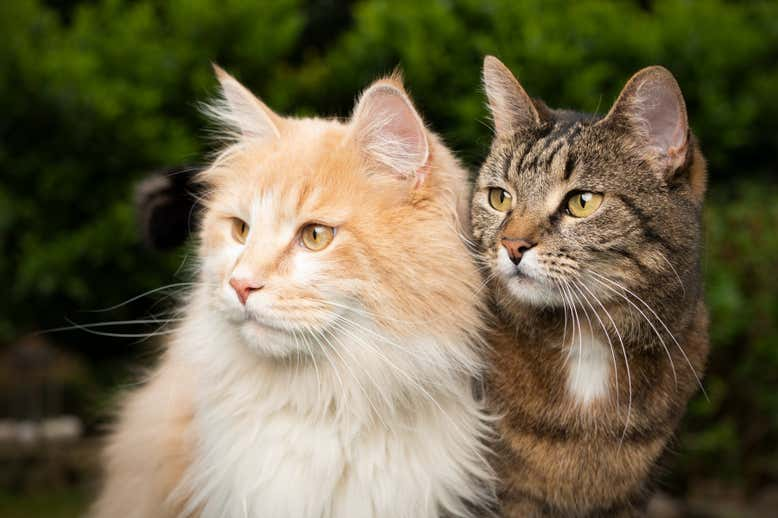
#> input picture OpenCV Projects/Kedi Yüzü Tanıma/cat2.jpg, 778 x 518 px; its folder holds only this picture in this run
$ jupyter execute 'Kedi Yüzü Tanıma.ipynb'
#> lines starting #> are read from the running program, lines starting #| are printed output that depends on the picture; after the words box and inside, x2 and y2 are one past the last pixel; in counts of white or black regions, pixels touching at a corner belong together
[cell 1]
import cv2
import os

[cell 2]
files = os.listdir()

img_path_list = []

for f in files:
    if f.endswith(".jpg") or f.endswith(".jpeg") :
        img_path_list.append(f)

for k in img_path_list:
    print(k)
    image = cv2.imread(k)
#> image is the input picture: shape (518, 778, 3); mean B, G, R 74.5, 102.1, 110.5
    gray = cv2.cvtColor(image , cv2.COLOR_BGR2GRAY)
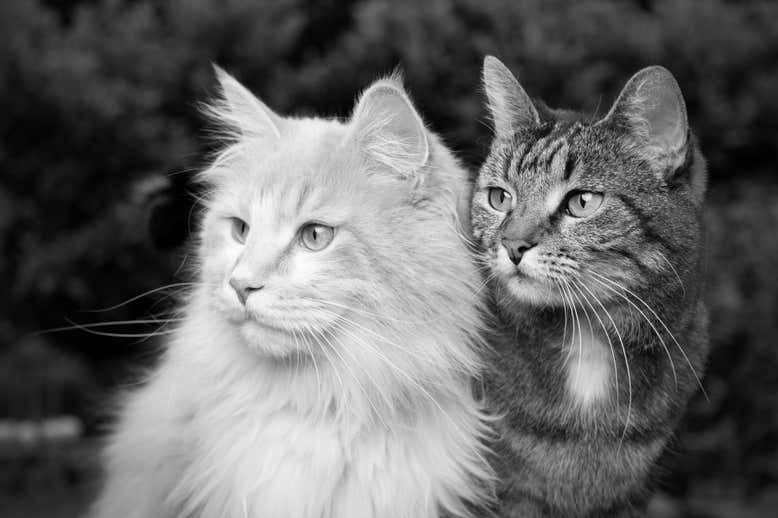
#> gray: shape (518, 778); min 0, max 254, mean 101.5

    detector = cv2.CascadeClassifier("haarcascade_frontalcatface.xml")
    rects = detector.detectMultiScale(gray, scaleFactor =1.83245, minNeighbors = 1)
#> rects = [[197, 169, 148, 148]]

    for (i , (x,y,w,h)) in enumerate(rects):
        cv2.rectangle(image,(x,y),(x+w, y+h),(0,255,255), 2)
        cv2.putText(image, "Kedi {}".format(i+1),(x,y-10), cv2.FONT_HERSHEY_SIMPLEX,0.55,(0,255,255),2)
#> this loop made 1 pass
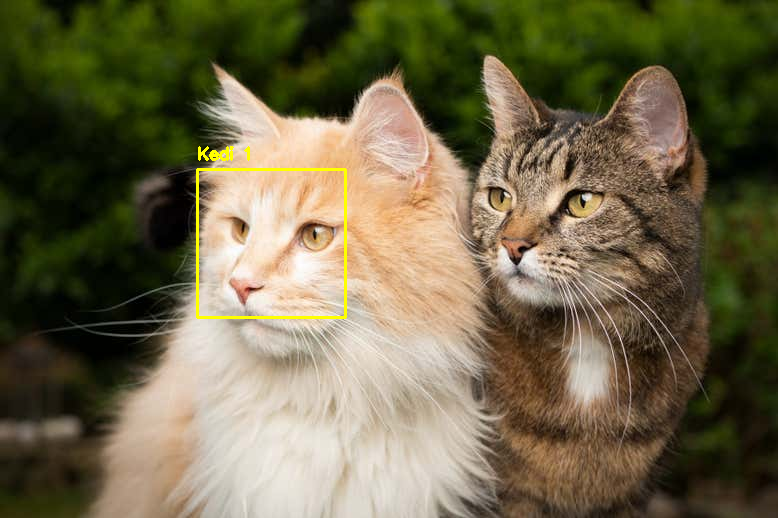
#> image: shape (518, 778, 3); 0.53% of pixels changed, all inside (x1, y1, x2, y2) = (196, 146, 347, 319)


    cv2.imshow(k, image)
    if cv2.waitKey(0) & 0xFF == ord("q"):continue
#> (key q is pressed here)

$ run again, on OpenCV Projects/Kedi Yüzü Tanıma/cats.jpg
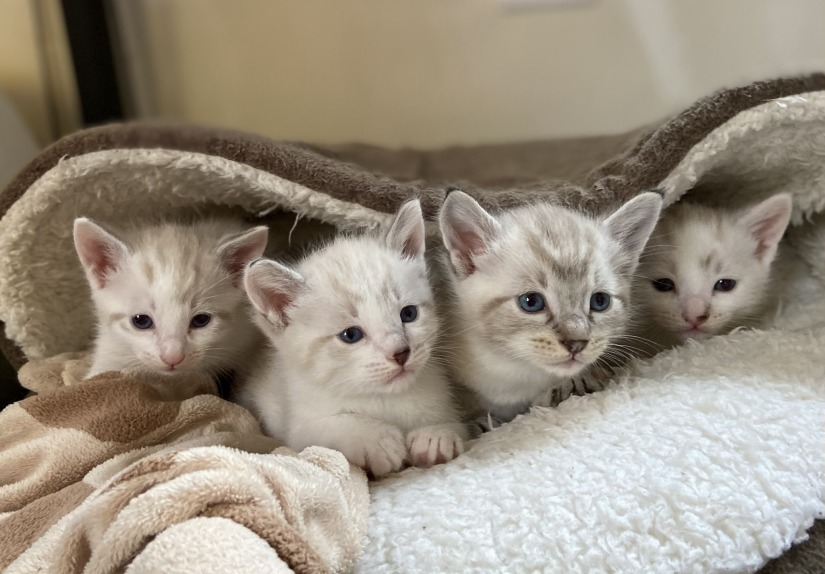
#> input picture OpenCV Projects/Kedi Yüzü Tanıma/cats.jpg, 825 x 574 px
#> image is the input picture: shape (574, 825, 3); mean B, G, R 128.6, 143.3, 153.4
#> `gray = cv2.cvtColor(image , cv2.COLOR_BGR2GRAY)`:
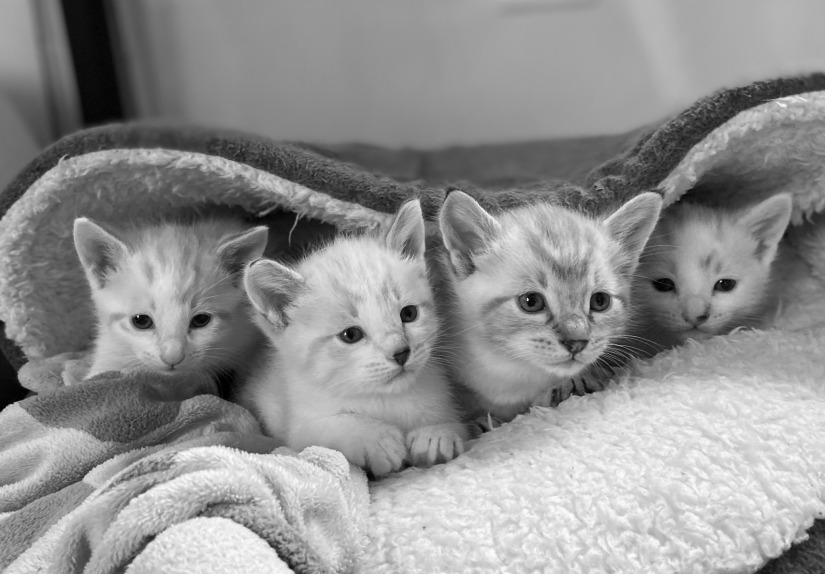
#> gray: shape (574, 825); min 0, max 254, mean 144.6
#> rects = [[623, 222, 148, 148], [494, 241, 148, 148], [97, 258, 148, 148]]
#> the loop `for (i , (x,y,w,h)) in enumerate(rects):` made 3 passes
#> (x, y) on passes 1 to 3: (623, 222), (494, 241), (97, 258)
#> after the loop `for (i , (x,y,w,h)) in enumerate(rects):`:
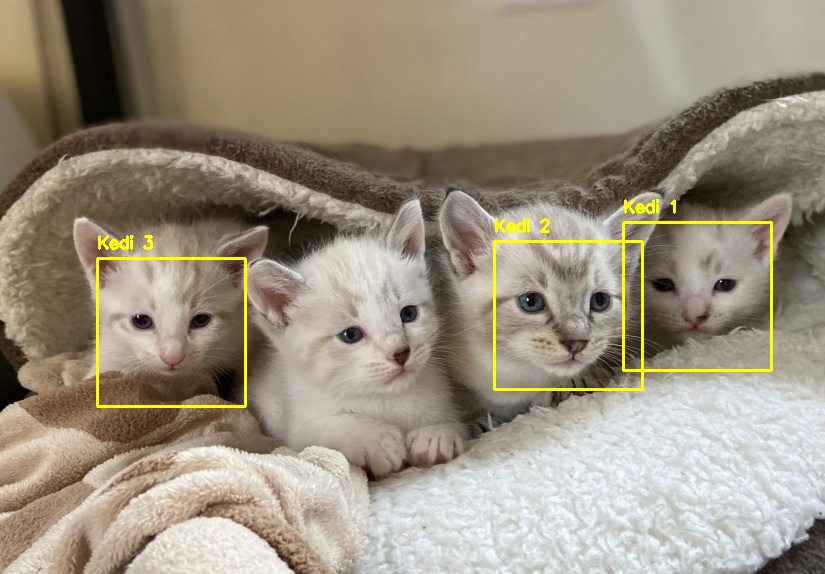
#> image: shape (574, 825, 3); 1.36% of pixels changed, all inside (x1, y1, x2, y2) = (96, 199, 773, 408)
